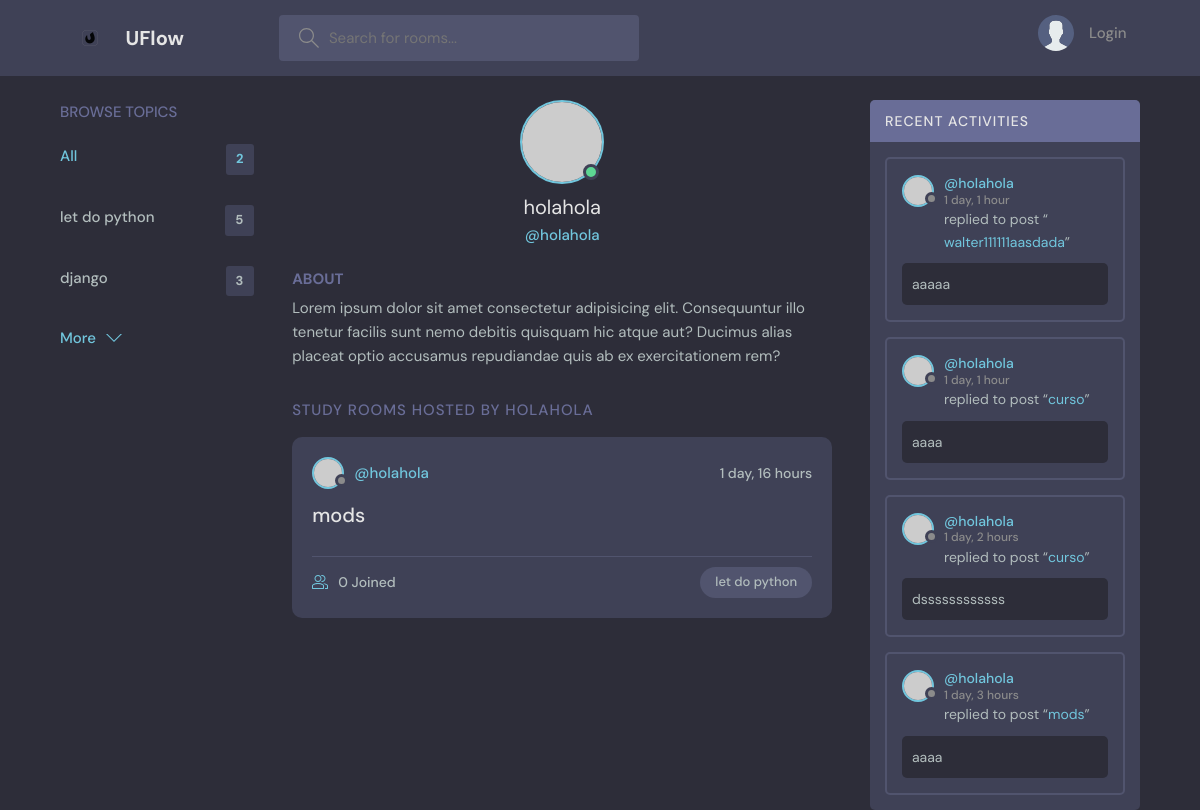
Page /profile/2/ on the earlier database version.
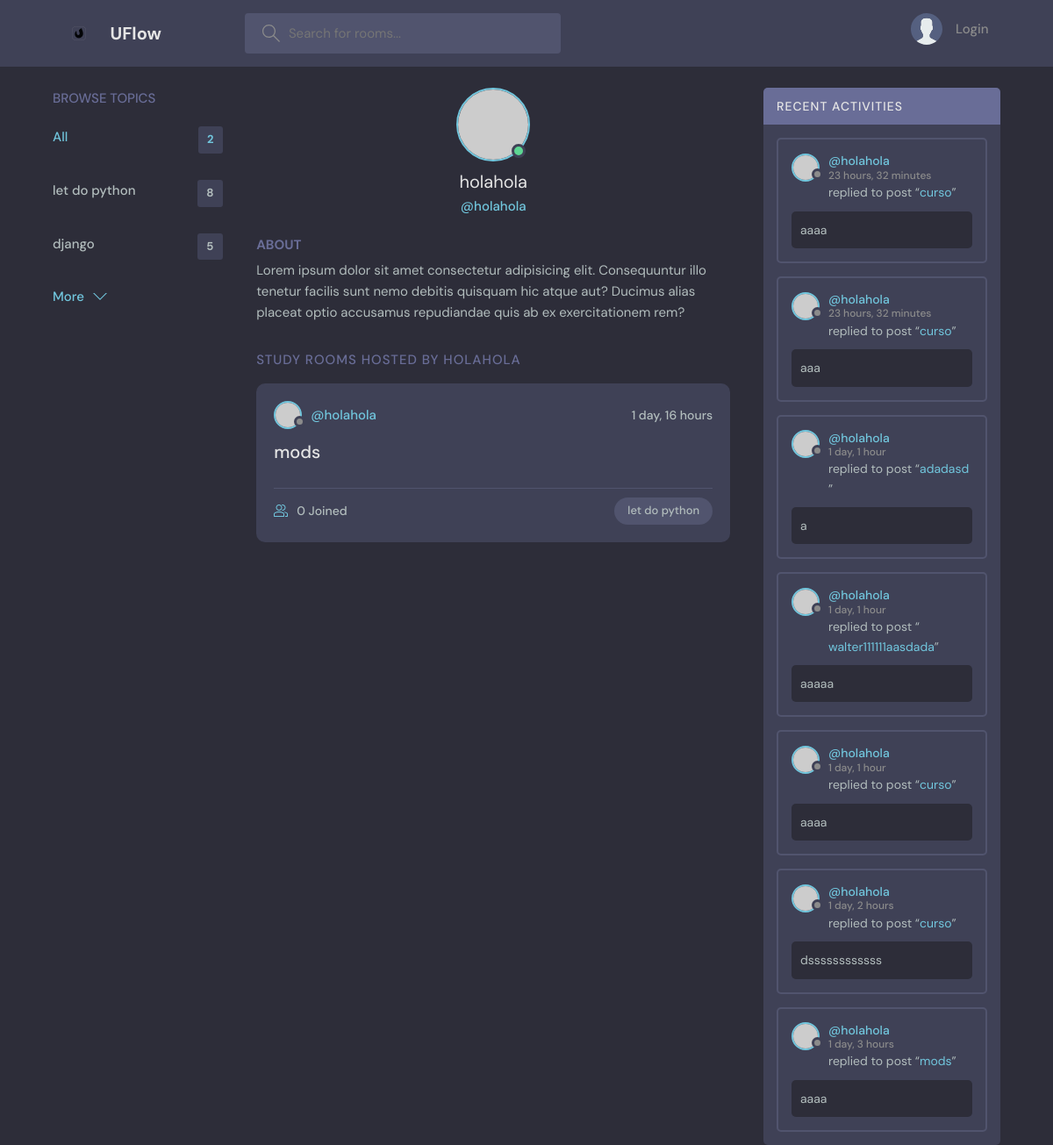
Same page on the later database version.
### base/models.py (models this page shows, shortened)
class Topic(models.Model):
    name = models.CharField(max_length=200)

class Room(models.Model):
    host = models.ForeignKey(User, on_delete=models.CASCADE)
    topic = models.ForeignKey(Topic, on_delete=models.SET_NULL, null=True)
    name = models.CharField(max_length=200)
    description = models.TextField(null=True, blank=True)
    participants = models.ManyToManyField(User, related_name='participants', blank=True)
    updated = models.DateTimeField(auto_now=True)
    created = models.DateTimeField(auto_now_add=True)
    class Meta:
        ordering = ['-updated', '-created']
    def __str__(self):
        return self.name

class Message(models.Model):
    user = models.ForeignKey(User, on_delete=models.CASCADE)
    room = models.ForeignKey(Room, on_delete=models.CASCADE)
    body = models.TextField()
    updated = models.DateTimeField(auto_now=True)
    created = models.DateTimeField(auto_now_add=True)
    class Meta:
        ordering = ['-updated', '-created']
    def __str__(self):
        return self.body[0:50]

### base/views.py (the view)
# urls.py: path('profile/<str:pk>/', views.userProfile, name='user-profile'),
def userProfile(request,pk):
    user = User.objects.get(id=pk)  # Fetch a specific User object by its primary key (pk)
    rooms = user.room_set.all()  # Fetch all rooms created by the user
    room_messages = user.message_set.all()  # Fetch all messages sent by the user
    topics = Topic.objects.all()  # Fetch all Topic objects from the database
    context = {'user': user, 'rooms': rooms,'room_messages': room_messages, 'topics': topics }  # Context dictionary to pass data to the template
    return render(request, 'base/profile.html',context)

### base/templates/base/profile.html (shortened to what this page needs)
{% extends 'main.html' %}
{% block content %}
  <main class="profile-page layout layout--3">
    <div class="container">
      {% include 'base/topics_component.html' %}
      <div class="roomList">
        <div class="profile">
          <div class="profile__avatar">
            <div class="avatar avatar--large active">
              <img src="https://randomuser.me/api/portraits/men/11.jpg" />
            </div>
          </div>
          <div class="profile__info">
            <h3>{{user.username}}</h3>
            <p>@{{user.username}}</p>
          </div>
          <div class="profile__about">
            <h3>About</h3>
            <p>
              Lorem ipsum dolor sit amet consectetur adipisicing elit. Consequuntur illo tenetur
              facilis sunt nemo debitis quisquam hic atque aut? Ducimus alias placeat optio
              accusamus repudiandae quis ab ex exercitationem rem?
            </p>
          </div>
        </div>
        <div class="roomList__header">
          <div>
            <h2>Study Rooms Hosted by {{user.username}}</a>
            </h2>
          </div>
        </div>
        {% include 'base/feed_component.html' %}
      </div>
      {% include 'base/activity_component.html' %}
    </div>
  </main>
{% endblock content %}

### base/templates/base/topics_component.html
        <div class="topics">
            <div class="topics__header">
              <h2>Browse Topics</h2>
            </div>
            <ul class="topics__list">
              <li>
                <a href="{% url 'home' %}" class="active">All <span>{{topics.count}}</span></a>
              </li>
              {% for topic in topics%}
              <li>
                <a href="{% url 'home' %}?q={{topic.name}}">{{topic.name}}<span>{{topic.room_set.all.count}}</span></a>
              </li>
              {% endfor %}
            </ul>
            <a class="btn btn--link" href="{% url 'topics' %}">
              More
              <svg version="1.1" xmlns="http://www.w3.org/2000/svg" width="32" height="32" viewBox="0 0 32 32">
                <title>chevron-down</title>
                <path d="M16 21l-13-13h-3l16 16 16-16h-3l-13 13z"></path>
              </svg>
            </a>
          </div>

### base/templates/base/feed_component.html (shortened to what this page needs)
{% for room in rooms %}
<div class="roomListRoom">
    <div class="roomListRoom__header">
      <a href="{% url 'user-profile' room.host.id %}" class="roomListRoom__author">
        <div class="avatar avatar--small">
          <img src="https://randomuser.me/api/portraits/women/11.jpg" />
        </div>
        <span>@{{room.host.username}}</span>
      </a>
      <div class="roomListRoom__actions">
        <span>{{room.created|timesince}}</span>
      </div>
    </div>
    <div class="roomListRoom__content">
      <a href="{% url 'room' room.id %}">{{room.name}}</a>
    </div>
    <div class="roomListRoom__meta">
      <a href="{% url 'room' room.id %}" class="roomListRoom__joined">
        {{room.participants.count}} Joined
      </a>
      <p class="roomListRoom__topic">{{room.topic.name}}</p>
    </div>
        </div>
{% endfor %}

### base/templates/base/activity_component.html (shortened to what this page needs)
<div class="activities">
    <div class="activities__header">
      <h2>Recent Activities</h2>
    </div>
    {% for message in room_messages %}
    <div class="activities__box">
      <div class="activities__boxHeader roomListRoom__header">
        <a href="{%url 'user-profile' message.user.id %}" class="roomListRoom__author">
          <div class="avatar avatar--small">
            <img src="https://randomuser.me/api/portraits/women/11.jpg" />
          </div>
          <p>
            @{{message.user.username}}
            <span>{{message.created|timesince}}</span>
          </p>
        </a>
      </div>
      <div class="activities__boxContent">
        <p>replied to post “<a href="{% url 'room' message.room.id %}">{{message.room}}</a>”</p>
        <div class="activities__boxRoomContent">
            {{message}}
        </div>
      </div>
    </div>
    {% endfor %}
  </div>

Differences in the rows shown:
computed for Topic "let do python": room_set.all.count "5" → "8"
computed for Topic "django": room_set.all.count "3" → "5"
added Message: user.username "holahola", created "23 hours, 32 minutes", room "curso", body "aaaa"
added Message: user.username "holahola", created "23 hours, 32 minutes", room "curso", body "aaa"
added Message: user.username "holahola", created "1 day, 1 hour", room "adadasd", body "a"
